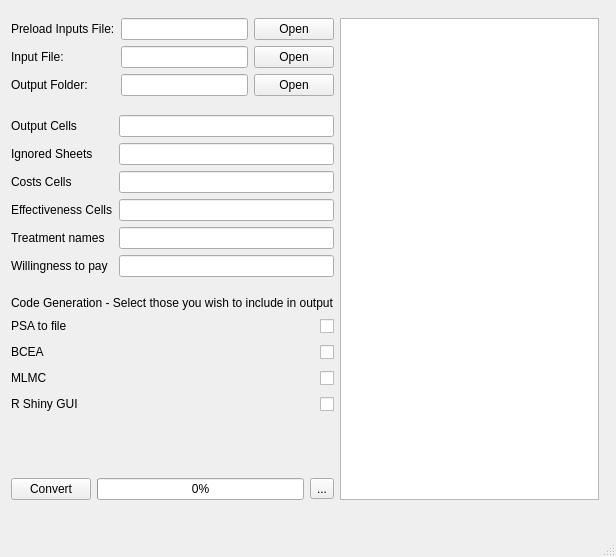
<?xml version="1.0" encoding="UTF-8"?>
<ui version="4.0">
 <class>ExcelToRConverterGUI</class>
 <widget class="QMainWindow" name="ExcelToRConverterGUI">
  <property name="geometry">
   <rect>
    <x>0</x>
    <y>0</y>
    <width>616</width>
    <height>557</height>
   </rect>
  </property>
  <property name="windowTitle">
   <string>MainWindow</string>
  </property>
  <widget class="QWidget" name="centralwidget">
   <widget class="QWidget" name="">
    <property name="geometry">
     <rect>
      <x>11</x>
      <y>18</y>
      <width>588</width>
      <height>482</height>
     </rect>
    </property>
    <layout class="QHBoxLayout" name="horizontalLayout">
     <item>
      <layout class="QVBoxLayout" name="verticalLayout">
       <item>
        <layout class="QGridLayout" name="gridLayout">
         <item row="0" column="0">
          <widget class="QLabel" name="InputFilenameLabel_3">
           <property name="toolTip">
            <string>Allows preloading of all inputs from correctly formatted preload file. </string>
           </property>
           <property name="text">
            <string>Preload Inputs File:</string>
           </property>
          </widget>
         </item>
         <item row="0" column="1">
          <widget class="QLineEdit" name="PreloadInputsFile">
           <property name="toolTip">
            <string>Path to Excel workbook to be worked on</string>
           </property>
          </widget>
         </item>
         <item row="0" column="3">
          <widget class="QPushButton" name="PreloadFileOpen">
           <property name="text">
            <string>Open</string>
           </property>
          </widget>
         </item>
         <item row="1" column="0">
          <widget class="QLabel" name="InputFilenameLabel">
           <property name="toolTip">
            <string>Excel file to be converted</string>
           </property>
           <property name="text">
            <string>Input File:</string>
           </property>
          </widget>
         </item>
         <item row="1" column="3">
          <widget class="QPushButton" name="OpenFileButton">
           <property name="text">
            <string>Open</string>
           </property>
          </widget>
         </item>
         <item row="2" column="0">
          <widget class="QLabel" name="InputFilenameLabel_2">
           <property name="toolTip">
            <string>Location of outputs</string>
           </property>
           <property name="text">
            <string>Output Folder:</string>
           </property>
          </widget>
         </item>
         <item row="2" column="3">
          <widget class="QPushButton" name="OpenFolderButton">
           <property name="text">
            <string>Open</string>
           </property>
          </widget>
         </item>
         <item row="2" column="1">
          <widget class="QLineEdit" name="OutputFolderFileName">
           <property name="toolTip">
            <string>Path to Excel workbook to be worked on</string>
           </property>
          </widget>
         </item>
         <item row="1" column="1">
          <widget class="QLineEdit" name="FileName">
           <property name="toolTip">
            <string>Path to Excel workbook to be worked on</string>
           </property>
          </widget>
         </item>
        </layout>
       </item>
       <item>
        <spacer name="verticalSpacer_4">
         <property name="orientation">
          <enum>Qt::Vertical</enum>
         </property>
         <property name="sizeType">
          <enum>QSizePolicy::Fixed</enum>
         </property>
         <property name="sizeHint" stdset="0">
          <size>
           <width>20</width>
           <height>13</height>
          </size>
         </property>
        </spacer>
       </item>
       <item>
        <layout class="QFormLayout" name="formLayout">
         <item row="0" column="0">
          <widget class="QLabel" name="OutputCellslabel">
           <property name="toolTip">
            <string>List output cells as: sheet:cell, sheet:cell, sheet:cell ...</string>
           </property>
           <property name="text">
            <string>Output Cells</string>
           </property>
          </widget>
         </item>
         <item row="0" column="1">
          <widget class="QLineEdit" name="OutputcellsLedit"/>
         </item>
         <item row="1" column="0">
          <widget class="QLabel" name="IgnoredSheetsLabel">
           <property name="toolTip">
            <string>List ignored sheets as: sheet, sheet, sheet ...  This is caps sensitive</string>
           </property>
           <property name="text">
            <string>Ignored Sheets</string>
           </property>
          </widget>
         </item>
         <item row="1" column="1">
          <widget class="QLineEdit" name="IgnoredSheetsLedit"/>
         </item>
         <item row="2" column="0">
          <widget class="QLabel" name="CostsCellsLabel">
           <property name="toolTip">
            <string>List costs cells as: sheet:cell, sheet:cell, sheet:cell ...</string>
           </property>
           <property name="text">
            <string>Costs Cells</string>
           </property>
          </widget>
         </item>
         <item row="2" column="1">
          <widget class="QLineEdit" name="CostsCellsLEdit"/>
         </item>
         <item row="3" column="0">
          <widget class="QLabel" name="EffectivenessCellsLabel">
           <property name="toolTip">
            <string>List effectiveness cells as: sheet:cell, sheet:cell, sheet:cell ...</string>
           </property>
           <property name="text">
            <string>Effectiveness Cells</string>
           </property>
          </widget>
         </item>
         <item row="3" column="1">
          <widget class="QLineEdit" name="EffectivenesCellsLEdit"/>
         </item>
         <item row="4" column="0">
          <widget class="QLabel" name="TreatNamesLabel">
           <property name="toolTip">
            <string>List treatment names as: treatment1, treatment2, treatment3</string>
           </property>
           <property name="text">
            <string>Treatment names</string>
           </property>
          </widget>
         </item>
         <item row="4" column="1">
          <widget class="QLineEdit" name="TreatmentNamesLEdit"/>
         </item>
         <item row="5" column="0">
          <widget class="QLabel" name="WillingnessLabel">
           <property name="toolTip">
            <string>The willingness to pay threshold</string>
           </property>
           <property name="text">
            <string>Willingness to pay</string>
           </property>
          </widget>
         </item>
         <item row="5" column="1">
          <widget class="QLineEdit" name="WillingnessToPayLEdit"/>
         </item>
        </layout>
       </item>
       <item>
        <spacer name="verticalSpacer_3">
         <property name="orientation">
          <enum>Qt::Vertical</enum>
         </property>
         <property name="sizeType">
          <enum>QSizePolicy::Fixed</enum>
         </property>
         <property name="sizeHint" stdset="0">
          <size>
           <width>20</width>
           <height>13</height>
          </size>
         </property>
        </spacer>
       </item>
       <item>
        <widget class="QLabel" name="label">
         <property name="text">
          <string>Code Generation - Select those you wish to include in output</string>
         </property>
        </widget>
       </item>
       <item>
        <layout class="QGridLayout" name="gridLayout_3">
         <item row="3" column="1">
          <spacer name="horizontalSpacer_4">
           <property name="orientation">
            <enum>Qt::Horizontal</enum>
           </property>
           <property name="sizeHint" stdset="0">
            <size>
             <width>40</width>
             <height>20</height>
            </size>
           </property>
          </spacer>
         </item>
         <item row="4" column="1">
          <spacer name="horizontalSpacer_5">
           <property name="orientation">
            <enum>Qt::Horizontal</enum>
           </property>
           <property name="sizeHint" stdset="0">
            <size>
             <width>40</width>
             <height>20</height>
            </size>
           </property>
          </spacer>
         </item>
         <item row="3" column="2">
          <widget class="QCheckBox" name="MLMCCheckBox">
           <property name="maximumSize">
            <size>
             <width>16</width>
             <height>16</height>
            </size>
           </property>
           <property name="text">
            <string/>
           </property>
          </widget>
         </item>
         <item row="2" column="0">
          <widget class="QLabel" name="BCEACheckBoxLabel">
           <property name="toolTip">
            <string>Adds code to pass data into BCEA for analysis. Default = OFF</string>
           </property>
           <property name="text">
            <string>BCEA </string>
           </property>
          </widget>
         </item>
         <item row="4" column="2">
          <widget class="QCheckBox" name="RGUICheckBox">
           <property name="maximumSize">
            <size>
             <width>16</width>
             <height>16</height>
            </size>
           </property>
           <property name="text">
            <string/>
           </property>
          </widget>
         </item>
         <item row="2" column="1">
          <spacer name="horizontalSpacer_3">
           <property name="orientation">
            <enum>Qt::Horizontal</enum>
           </property>
           <property name="sizeHint" stdset="0">
            <size>
             <width>40</width>
             <height>20</height>
            </size>
           </property>
          </spacer>
         </item>
         <item row="1" column="0">
          <widget class="QLabel" name="PSACheckBoxLabel">
           <property name="toolTip">
            <string>Add code to dump PSA output to file. Default = On</string>
           </property>
           <property name="text">
            <string>PSA to file</string>
           </property>
          </widget>
         </item>
         <item row="1" column="2">
          <widget class="QCheckBox" name="PSAtoFileCheckbox">
           <property name="maximumSize">
            <size>
             <width>16</width>
             <height>16</height>
            </size>
           </property>
           <property name="text">
            <string/>
           </property>
          </widget>
         </item>
         <item row="2" column="2">
          <widget class="QCheckBox" name="BCEACheckBox">
           <property name="maximumSize">
            <size>
             <width>16</width>
             <height>16</height>
            </size>
           </property>
           <property name="text">
            <string/>
           </property>
          </widget>
         </item>
         <item row="4" column="0">
          <widget class="QLabel" name="RGUICheckBoxLabel">
           <property name="toolTip">
            <string>Adds code to create an R shiny interface. Default = OFF</string>
           </property>
           <property name="text">
            <string>R Shiny GUI </string>
           </property>
          </widget>
         </item>
         <item row="3" column="0">
          <widget class="QLabel" name="MLMCCheckBoxLabel">
           <property name="toolTip">
            <string>Adds code to pass data into MLMC for analysis. Default = OFF</string>
           </property>
           <property name="text">
            <string>MLMC </string>
           </property>
          </widget>
         </item>
         <item row="1" column="1">
          <spacer name="horizontalSpacer_2">
           <property name="orientation">
            <enum>Qt::Horizontal</enum>
           </property>
           <property name="sizeHint" stdset="0">
            <size>
             <width>40</width>
             <height>20</height>
            </size>
           </property>
          </spacer>
         </item>
        </layout>
       </item>
       <item>
        <spacer name="verticalSpacer_2">
         <property name="orientation">
          <enum>Qt::Vertical</enum>
         </property>
         <property name="sizeHint" stdset="0">
          <size>
           <width>20</width>
           <height>18</height>
          </size>
         </property>
        </spacer>
       </item>
       <item>
        <layout class="QGridLayout" name="gridLayout_2">
         <item row="0" column="0">
          <widget class="QPushButton" name="ConvertButton">
           <property name="text">
            <string>Convert</string>
           </property>
          </widget>
         </item>
         <item row="0" column="1">
          <widget class="QProgressBar" name="progressBar">
           <property name="value">
            <number>0</number>
           </property>
          </widget>
         </item>
         <item row="0" column="2">
          <widget class="QToolButton" name="CanceltoolButton">
           <property name="text">
            <string>...</string>
           </property>
          </widget>
         </item>
        </layout>
       </item>
      </layout>
     </item>
     <item>
      <widget class="QTextEdit" name="textEdit">
       <property name="readOnly">
        <bool>true</bool>
       </property>
      </widget>
     </item>
    </layout>
   </widget>
  </widget>
  <widget class="QMenuBar" name="menubar">
   <property name="geometry">
    <rect>
     <x>0</x>
     <y>0</y>
     <width>616</width>
     <height>22</height>
    </rect>
   </property>
  </widget>
  <widget class="QStatusBar" name="statusbar"/>
 </widget>
 <resources/>
 <connections/>
</ui>
